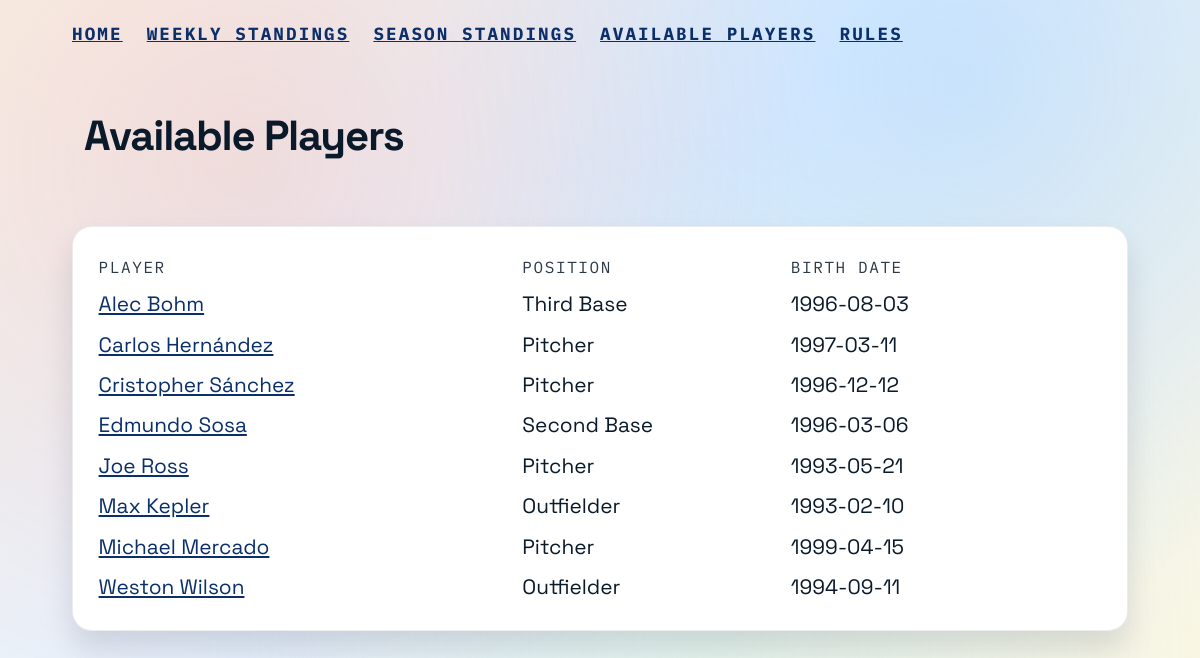
The app's page /available with its own data.
### tables this page shows
CREATE TABLE players (
        id INTEGER PRIMARY KEY AUTOINCREMENT,

        -- MLB identifiers
        mlb_id INTEGER UNIQUE NOT NULL,

        -- Names
        name TEXT NOT NULL,
        first_name TEXT,
        last_name TEXT,
        name_slug TEXT,

        -- Baseball info
        position_code TEXT,
        position_name TEXT,
        position_type TEXT,
        bat_side TEXT,
        throw_side TEXT,

        -- Roster / uniform
        jersey_number INTEGER,
        status TEXT,                -- Active, Injured List, etc.

        -- Biographical
        birth_date DATE,
        birth_city TEXT,
        birth_state TEXT,
        birth_country TEXT,
        height TEXT,                -- e.g. 6'2"
        weight INTEGER,

        -- Metadata
        is_active INTEGER DEFAULT 1,
        last_updated DATETIME DEFAULT CURRENT_TIMESTAMP
    );

### app.py (the view)
@app.route("/available")
def available_view():
    rows = load_available_players()
    return render_template("available.html", rows=rows)

### app.py (called while the page is built)
def load_available_players(db_path=DB_PATH):
    conn = sqlite3.connect(db_path)
    conn.row_factory = sqlite3.Row
    cursor = conn.cursor()
    cursor.execute(
        """
        SELECT
            p.id,
            p.name,
            p.position_name,
            p.birth_date
        FROM players p
        LEFT JOIN team_player tp ON tp.player_id = p.id
        WHERE p.is_active = 1 AND tp.player_id IS NULL
        ORDER BY p.name
        """
    )
    rows = cursor.fetchall()
    conn.close()
    return rows

### templates/available.html (shortened to what this page needs)
<!doctype html>
<html lang="en">
  <head>
    <link rel="stylesheet" href="{{ url_for('static', filename='styles.css') }}" />
  </head>
  <body>
    <nav class="top-nav">
      <a href="/">Home</a>
      <a href="/week">Weekly Standings</a>
      <a href="/season">Season Standings</a>
      <a href="/available">Available Players</a>
      <a href="https://www.robertbryan.net/ebl.html" target="_blank" rel="noopener">Rules</a>
    </nav>
    <header class="hero">
      <div class="hero-content">
        <h1 class="league-title league-title--small">Available Players</h1>
      </div>
    </header>
    <main class="stats">
      <section class="stats-table">
        <div class="stats-row header available-row">
          <span>Player</span>
          <span>Position</span>
          <span>Birth date</span>
        </div>
        {% for row in rows %}
        <div class="stats-row available-row" style="--i: {{ loop.index0 }}">
          <span>
            <a href="https://www.google.com/search?q={{ row.name | urlencode }}" target="_blank" rel="noopener">
              {{ row.name }}
            </a>
          </span>
          <span>{{ row.position_name or "-" }}</span>
          <span>{{ row.birth_date or "-" }}</span>
        </div>
        {% endfor %}
      </section>
    </main>
  </body>
</html>

### static/styles.css (style rules this page uses)
:root { --ink: #0b1a2a; --ink-soft: #2c3a47; --paper: #f8f3ea; --accent: #f25f5c; --accent-dark: #d94b4a; --sky: #d4f0ff; --mint: #b7f0d4; --panel: #ffffff; --shadow: rgba(10, 20, 40, 0.12); }
* { box-sizing: border-box; }
body { margin: 0; font-family: "Space Grotesk", sans-serif; color: var(--ink); background: linear-gradient(135deg, #f8f3ea 0%, #e5f1ff 45%, #fef7e0 100%); min-height: 100vh; font-size: 20px; }
a { color: #0a2f6b; text-decoration: underline; }
.top-nav { display: flex; gap: 1.5rem; padding: 1.4rem 6vw 0; font-family: "IBM Plex Mono", monospace; font-size: 1.1rem; font-weight: 700; text-transform: uppercase; letter-spacing: 0.12em; }
.top-nav a { color: #0a2f6b; text-decoration: underline; }
.hero { display: grid; grid-template-columns: minmax(280px, 1fr); gap: 2rem; padding: 4rem 7vw 2rem; align-items: center; }
.league-title { font-size: clamp(4rem, 8vw, 7rem); margin: 0 0 1rem; letter-spacing: -0.03em; color: var(--accent); }
.league-title--small { font-size: clamp(2rem, 3.5vw, 3rem); color: var(--ink); }
.stats { padding: 1rem 6vw 4rem; display: grid; gap: 1.5rem; }
.stats-table { background: var(--panel); border-radius: 20px; padding: 1.4rem; box-shadow: 0 18px 30px var(--shadow); border: 1px solid rgba(15, 26, 44, 0.08); }
.stats-row { display: grid; grid-template-columns: 1.4fr 2.1fr 0.9fr 1.2fr; gap: 0.6rem; font-size: 1.3rem; padding: 0.45rem 0.2rem; border-radius: 8px; animation: fadeIn 0.5s ease both; animation-delay: calc(var(--i) * 25ms); }
.available-row { grid-template-columns: 1.6fr 1fr 1.2fr; }
.stats-row span:nth-child(1), .stats-row span:nth-child(2) { white-space: nowrap; }
.stats-row.header { font-family: "IBM Plex Mono", monospace; font-size: 1rem; text-transform: uppercase; letter-spacing: 0.1em; color: var(--ink-soft); animation: none; }

### records on screen
players: name "Alec Bohm", position_name "Third Base", birth_date "1996-08-03"
players: name "Carlos Hernández", position_name "Pitcher", birth_date "1997-03-11"
players: name "Cristopher Sánchez", position_name "Pitcher", birth_date "1996-12-12"
players: name "Edmundo Sosa", position_name "Second Base", birth_date "1996-03-06"
players: name "Joe Ross", position_name "Pitcher", birth_date "1993-05-21"
players: name "Max Kepler", position_name "Outfielder", birth_date "1993-02-10"
players: name "Michael Mercado", position_name "Pitcher", birth_date "1999-04-15"
players: name "Weston Wilson", position_name "Outfielder", birth_date "1994-09-11"
